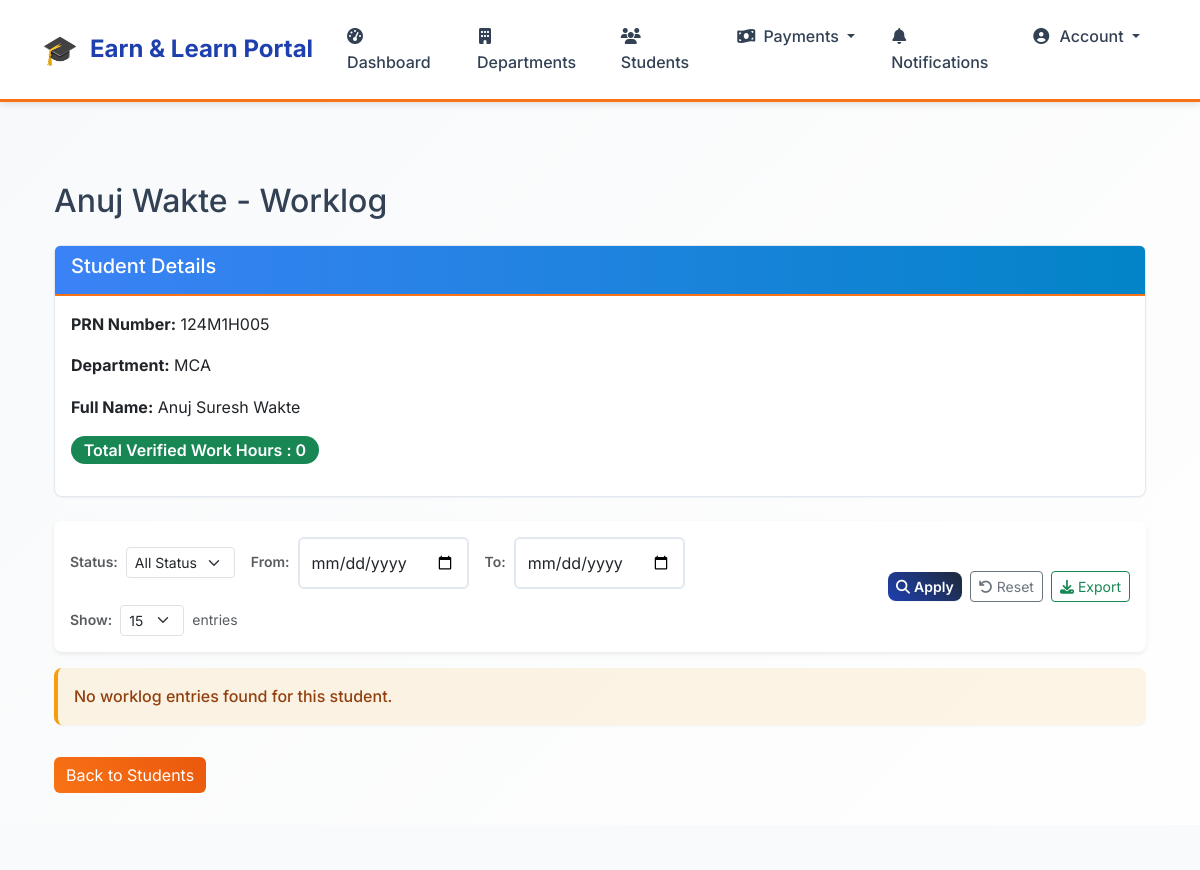
The page /student/6/worklog/?page=2 (signed in, upper part) on the database as committed earlier.
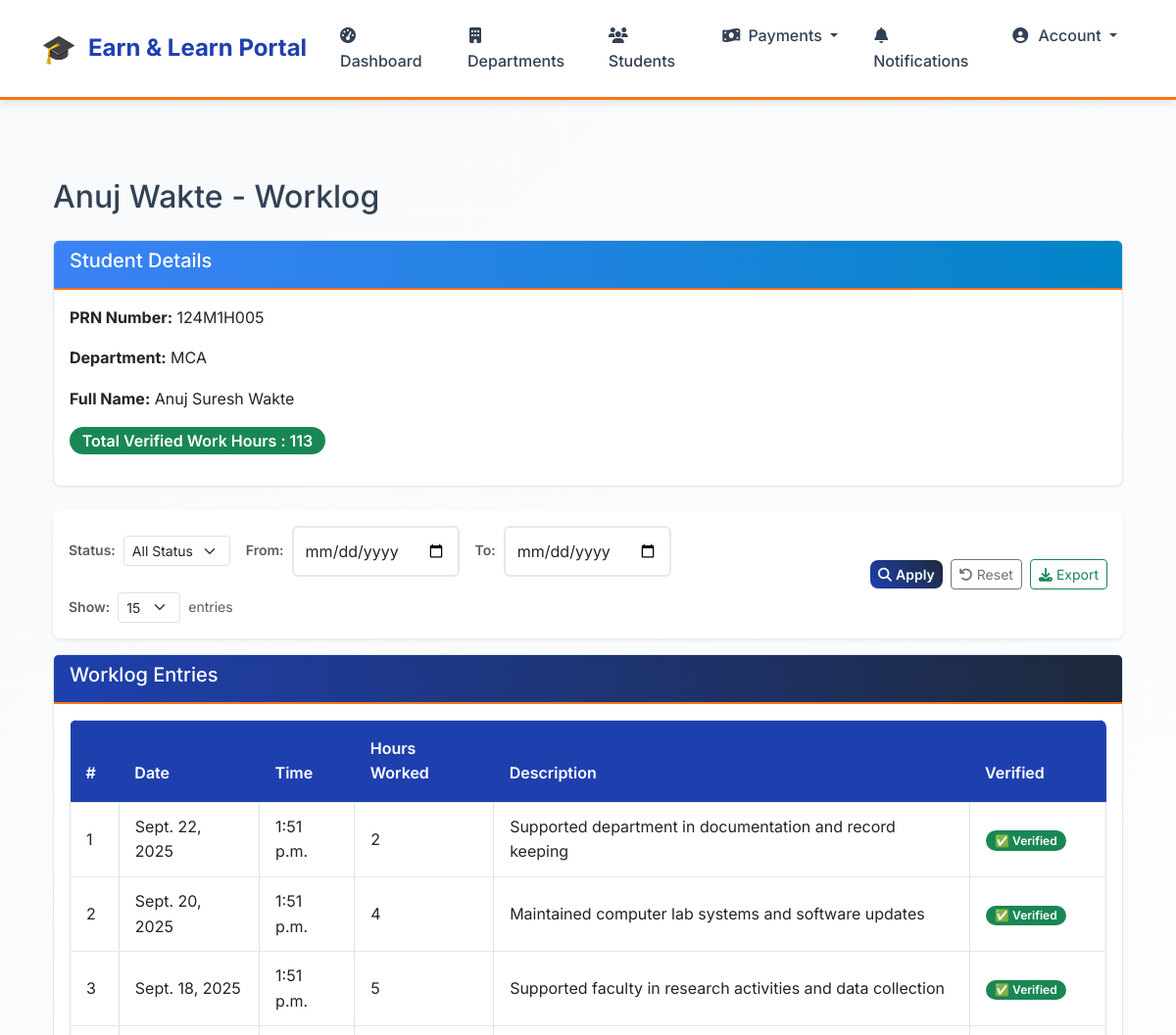
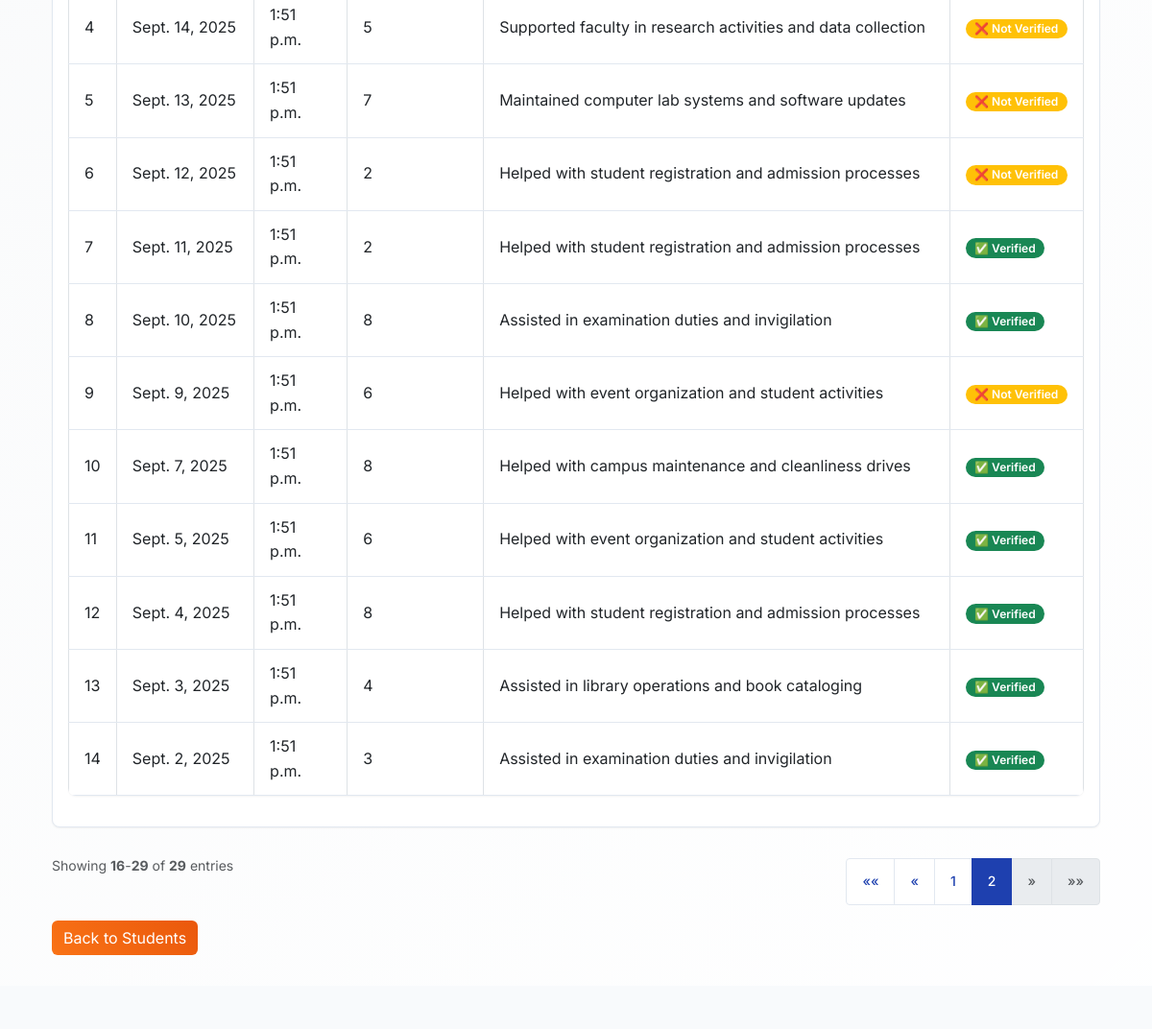
The same page on the database as committed later (2 pictures, top to bottom).
### scheme/models.py (models this page shows, shortened)
class WorkLog(models.Model):
    student = models.ForeignKey(settings.AUTH_USER_MODEL, on_delete=models.CASCADE)
    date = models.DateField(auto_now_add=True)
    time = models.TimeField(auto_now_add=True)
    hours_worked = models.PositiveIntegerField()
    description = models.TextField()
    is_verified = models.BooleanField(default=False)
    is_rejected = models.BooleanField(default=False)
    rejection_reason = models.TextField(blank=True, null=True)
    rejected_by = models.ForeignKey(settings.AUTH_USER_MODEL, on_delete=models.SET_NULL, null=True, blank=True, related_name='rejected_logs')
    class Meta:
        unique_together = ['student', 'date']

### users/decorators.py (the view)
        def wrapper(request, *args, **kwargs):
            if request.user.is_authenticated and hasattr(request.user, 'role'):
                if isinstance(required_role, list):
                    if request.user.role in required_role:
                        return view_func(request, *args, **kwargs)
                else:
                    if request.user.role == required_role:
                        return view_func(request, *args, **kwargs)
                return HttpResponseForbidden("You are not authorized to access this page.")
            return HttpResponseForbidden("You are not authorized to access this page.")

### notifications/context_processors.py (called while the page is built)
def unread_notifications_count(request):
    if request.user.is_authenticated:
        count = Notification.objects.filter(user=request.user, is_read=False).count()
    else:
        count = 0
    return {'unread_notifications_count': count}

### scheme/utils.py (called while the page is built)
def get_paginated_queryset(request, queryset, per_page_default=10, per_page_options=None):
    if per_page_options is None:
        per_page_options = [5, 10, 15, 25, 50]
    per_page = request.GET.get('per_page', str(per_page_default))
    try:
        per_page = int(per_page)
        if per_page not in per_page_options:
            per_page = per_page_default
    except (ValueError, TypeError):
        per_page = per_page_default
    paginator = Paginator(queryset, per_page)
    page = request.GET.get('page', 1)
    try:
        page_obj = paginator.page(page)
    except PageNotAnInteger:
        page_obj = paginator.page(1)
    except EmptyPage:
        page_obj = paginator.page(paginator.num_pages)
    return page_obj, per_page, per_page_options

### templates/scheme/student_worklog.html (shortened to what this page needs)
{% extends "base.html" %}
{% block content %}
<div class="container mt-5">
    <h2 class="mb-4">{{ student.first_name }} {{ student.last_name }} - Worklog</h2>
    <div class="card mb-4">
        <div class="card-header bg-info text-white">
            <h5>Student Details</h5>
        </div>
        <div class="card-body">
            <p><strong>PRN Number:</strong> {{ student.prn_number }}</p>
            <p><strong>Department:</strong> {{ student.department }}</p>
            <p><strong>Full Name:</strong> {{ student.first_name }} {{ student.middle_name|default:"" }} {{ student.last_name }}</p>
            <p>
                <span class="badge bg-success" style="font-size: 1.0em;">Total Verified Work Hours : {{ verified_hours|default:0 }}</span>
            </p>
        </div>
    </div>
    {% include 'includes/filters.html' %}
    {% if worklogs %}
    <div class="card">
        <div class="card-header bg-primary text-white">
            <h5>Worklog Entries</h5>
        </div>
        <div class="card-body">
            <table class="table table-bordered table-hover">
                <thead class="thead-dark">
                    <tr>
                        <th>#</th>
                        <th>Date</th>
                        <th>Time</th>
                        <th>Hours Worked</th>
                        <th>Description</th>
                        <th>Verified</th>
                    </tr>
                </thead>
                <tbody>
                    {% for log in worklogs %}
                    <tr>
                        <td>{{ forloop.counter }}</td>
                        <td>{{ log.date }}</td>
                        <td>{{ log.time }}</td>
                        <td>{{ log.hours_worked }}</td>
                        <td>{{ log.description }}</td>
                        <td>
                            {% if log.is_verified %}
                                <span class="badge bg-success">✅ Verified</span>
                            {% else %}
                                <span class="badge bg-warning">❌ Not Verified</span>
                            {% endif %}
                        </td>
                    </tr>
                    {% endfor %}
                </tbody>
            </table>
        </div>
    </div>
    {% include 'includes/pagination.html' %}
    {% else %}
    <div class="alert alert-warning" role="alert">
        No worklog entries found for this student.
    </div>
    {% endif %}
    <a href="{% url 'registered_students' %}" class="btn btn-secondary mt-3">
         Back to Students
    </a>
</div>
{% endblock %}

Rows that differ between the two databases and show on the page:
added WorkLog: date "Sept. 22, 2025", time "1:51 p.m.", hours_worked "2", description "Supported department in documentation and record keeping", is_verified "✅ Verified"
added WorkLog: date "Sept. 20, 2025", time "1:51 p.m.", hours_worked "4", description "Maintained computer lab systems and software updates", is_verified "✅ Verified"
added WorkLog: date "Sept. 18, 2025", time "1:51 p.m.", hours_worked "5", description "Supported faculty in research activities and data collection", is_verified "✅ Verified"
added WorkLog: date "Sept. 14, 2025", time "1:51 p.m.", hours_worked "5", description "Supported faculty in research activities and data collection", is_verified "❌ Not Verified"
added WorkLog: date "Sept. 13, 2025", time "1:51 p.m.", hours_worked "7", description "Maintained computer lab systems and software updates", is_verified "❌ Not Verified"
added WorkLog: date "Sept. 12, 2025", time "1:51 p.m.", hours_worked "2", description "Helped with student registration and admission processes", is_verified "❌ Not Verified"
added WorkLog: date "Sept. 11, 2025", time "1:51 p.m.", hours_worked "2", description "Helped with student registration and admission processes", is_verified "✅ Verified"
added WorkLog: date "Sept. 10, 2025", time "1:51 p.m.", hours_worked "8", description "Assisted in examination duties and invigilation", is_verified "✅ Verified"
added WorkLog: date "Sept. 9, 2025", time "1:51 p.m.", hours_worked "6", description "Helped with event organization and student activities", is_verified "❌ Not Verified"
added WorkLog: date "Sept. 7, 2025", time "1:51 p.m.", hours_worked "8", description "Helped with campus maintenance and cleanliness drives", is_verified "✅ Verified"
added WorkLog: date "Sept. 5, 2025", time "1:51 p.m.", hours_worked "6", description "Helped with event organization and student activities", is_verified "✅ Verified"
added WorkLog: date "Sept. 4, 2025", time "1:51 p.m.", hours_worked "8", description "Helped with student registration and admission processes", is_verified "✅ Verified"
added WorkLog: date "Sept. 3, 2025", time "1:51 p.m.", hours_worked "4", description "Assisted in library operations and book cataloging", is_verified "✅ Verified"
added WorkLog: date "Sept. 2, 2025", time "1:51 p.m.", hours_worked "3", description "Assisted in examination duties and invigilation", is_verified "✅ Verified"
Other text that changed with them:
{{ verified_hours|default:0 }}: "0" → "113"
{{ page_obj.start_index }}: (not shown) → "16"
{{ page_obj.end_index }}: (not shown) → "29"
{{ page_obj.paginator.count }}: (not shown) → "29"
text no longer shown: "No worklog entries found for this student."
text now shown: "Worklog Entries # Date Time Hours Worked Description Verified Showing - of entries «« « » »»"
new list line: "1"
new list line: "2"
